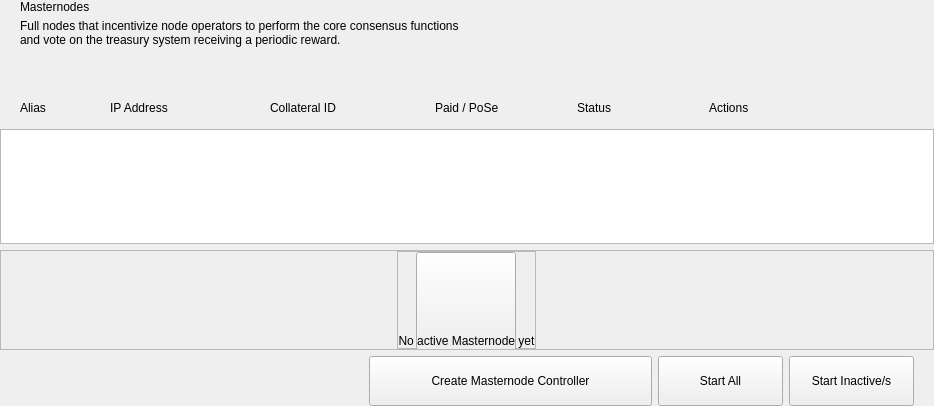
<?xml version="1.0" encoding="UTF-8"?>
<ui version="4.0">
 <class>MasterNodesWidget</class>
 <widget class="QWidget" name="MasterNodesWidget">
  <property name="geometry">
   <rect>
    <x>0</x>
    <y>0</y>
    <width>629</width>
    <height>406</height>
   </rect>
  </property>
  <property name="windowTitle">
   <string>Form</string>
  </property>
  <layout class="QHBoxLayout" name="horizontalLayout_2">
   <property name="spacing">
    <number>0</number>
   </property>
   <property name="leftMargin">
    <number>0</number>
   </property>
   <property name="topMargin">
    <number>0</number>
   </property>
   <property name="rightMargin">
    <number>0</number>
   </property>
   <property name="bottomMargin">
    <number>0</number>
   </property>
   <item>
    <widget class="QWidget" name="left" native="true">
     <layout class="QVBoxLayout" name="verticalLayout_3">
      <property name="leftMargin">
       <number>0</number>
      </property>
      <property name="topMargin">
       <number>0</number>
      </property>
      <property name="rightMargin">
       <number>0</number>
      </property>
      <property name="bottomMargin">
       <number>0</number>
      </property>
      <item>
       <layout class="QVBoxLayout" name="verticalLayout_2">
        <property name="spacing">
         <number>6</number>
        </property>
        <item>
         <layout class="QHBoxLayout" name="horizontalLayout_3">
          <property name="spacing">
           <number>0</number>
          </property>
          <property name="leftMargin">
           <number>20</number>
          </property>
          <item>
           <layout class="QVBoxLayout" name="verticalLayout_8">
            <property name="spacing">
             <number>5</number>
            </property>
            <item>
             <widget class="QLabel" name="labelTitle">
              <property name="text">
               <string>Masternodes</string>
              </property>
             </widget>
            </item>
            <item alignment="Qt::AlignTop">
             <widget class="QLabel" name="labelSubtitle1">
              <property name="text">
               <string>Full nodes that incentivize node operators to perform the core consensus functions
and vote on the treasury system receiving a periodic reward.</string>
              </property>
             </widget>
            </item>
           </layout>
          </item>
          <item>
           <spacer name="horizontalSpacer">
            <property name="orientation">
             <enum>Qt::Horizontal</enum>
            </property>
            <property name="sizeHint" stdset="0">
             <size>
              <width>40</width>
              <height>20</height>
             </size>
            </property>
           </spacer>
          </item>
         </layout>
        </item>
        <item>
         <spacer name="verticalSpacer_2">
          <property name="orientation">
           <enum>Qt::Vertical</enum>
          </property>
          <property name="sizeType">
           <enum>QSizePolicy::Fixed</enum>
          </property>
          <property name="sizeHint" stdset="0">
           <size>
            <width>20</width>
            <height>40</height>
           </size>
          </property>
         </spacer>
        </item>
        <item>
         <layout class="QVBoxLayout" name="verticalLayout_6">
          <item>
           <widget class="QFrame" name="headerFrame">
            <property name="minimumSize">
             <size>
              <width>0</width>
              <height>30</height>
             </size>
            </property>
            <property name="styleSheet">
             <string notr="true">QFrame#headerFrame { border: none; }</string>
            </property>
            <layout class="QHBoxLayout" name="headerLayout">
             <property name="spacing">
              <number>10</number>
             </property>
             <property name="leftMargin">
              <number>20</number>
             </property>
             <property name="rightMargin">
              <number>20</number>
             </property>
             <item>
              <widget class="QLabel" name="labelHeaderAlias">
               <property name="minimumSize">
                <size>
                 <width>80</width>
                 <height>0</height>
                </size>
               </property>
               <property name="text">
                <string>Alias</string>
               </property>
              </widget>
             </item>
             <item>
              <widget class="QLabel" name="labelHeaderAddress">
               <property name="minimumSize">
                <size>
                 <width>150</width>
                 <height>0</height>
                </size>
               </property>
               <property name="text">
                <string>IP Address</string>
               </property>
              </widget>
             </item>
              <item>
               <widget class="QLabel" name="labelHeaderTxId">
                <property name="minimumSize">
                 <size>
                  <width>155</width>
                  <height>0</height>
                 </size>
                </property>
                <property name="text">
                 <string>Collateral ID</string>
                </property>
               </widget>
              </item>
              <item>
               <widget class="QLabel" name="labelHeaderPaidPose">
                <property name="minimumSize">
                 <size>
                  <width>132</width>
                  <height>0</height>
                 </size>
                </property>
                <property name="maximumSize">
                 <size>
                  <width>132</width>
                  <height>16777215</height>
                 </size>
                </property>
                <property name="text">
                 <string>Paid / PoSe</string>
                </property>
               </widget>
              </item>
              <item>
               <widget class="QLabel" name="labelHeaderStatus">
                <property name="minimumSize">
                 <size>
                  <width>122</width>
                  <height>0</height>
                 </size>
                </property>
                <property name="text">
                 <string>Status</string>
                </property>
               </widget>
              </item>
              <item>
               <widget class="QLabel" name="labelHeaderActions">
                <property name="minimumSize">
                 <size>
                  <width>205</width>
                  <height>0</height>
                 </size>
                </property>
                <property name="maximumSize">
                 <size>
                  <width>205</width>
                  <height>16777215</height>
                 </size>
                </property>
                <property name="text">
                 <string>Actions</string>
                </property>
               </widget>
              </item>
            </layout>
           </widget>
          </item>
         </layout>
        </item>
        <item>
         <widget class="QListView" name="listMn">
          <property name="mouseTracking">
           <bool>true</bool>
          </property>
         </widget>
        </item>
        <item>
         <widget class="QFrame" name="emptyContainer">
          <property name="minimumSize">
           <size>
            <width>0</width>
            <height>100</height>
           </size>
          </property>
          <property name="frameShape">
           <enum>QFrame::StyledPanel</enum>
          </property>
          <property name="frameShadow">
           <enum>QFrame::Raised</enum>
          </property>
          <layout class="QVBoxLayout" name="verticalLayout_7" stretch="1,8">
           <property name="spacing">
            <number>0</number>
           </property>
           <property name="leftMargin">
            <number>0</number>
           </property>
           <property name="topMargin">
            <number>0</number>
           </property>
           <property name="rightMargin">
            <number>0</number>
           </property>
           <property name="bottomMargin">
            <number>0</number>
           </property>
           <item>
            <spacer name="verticalSpacer">
             <property name="orientation">
              <enum>Qt::Vertical</enum>
             </property>
             <property name="sizeHint" stdset="0">
              <size>
               <width>20</width>
               <height>20</height>
              </size>
             </property>
            </spacer>
           </item>
           <item alignment="Qt::AlignHCenter|Qt::AlignVCenter">
            <widget class="QFrame" name="emptyScreen">
             <property name="sizePolicy">
              <sizepolicy hsizetype="Expanding" vsizetype="Expanding">
               <horstretch>0</horstretch>
               <verstretch>0</verstretch>
              </sizepolicy>
             </property>
             <property name="frameShape">
              <enum>QFrame::StyledPanel</enum>
             </property>
             <property name="frameShadow">
              <enum>QFrame::Raised</enum>
             </property>
             <layout class="QVBoxLayout" name="verticalLayout">
              <property name="spacing">
               <number>30</number>
              </property>
              <property name="leftMargin">
               <number>0</number>
              </property>
              <property name="topMargin">
               <number>0</number>
              </property>
              <property name="rightMargin">
               <number>0</number>
              </property>
              <property name="bottomMargin">
               <number>0</number>
              </property>
              <item alignment="Qt::AlignHCenter|Qt::AlignVCenter">
               <widget class="QPushButton" name="pushImgEmpty">
                <property name="minimumSize">
                 <size>
                  <width>100</width>
                  <height>100</height>
                 </size>
                </property>
                <property name="maximumSize">
                 <size>
                  <width>100</width>
                  <height>100</height>
                 </size>
                </property>
                <property name="focusPolicy">
                 <enum>Qt::NoFocus</enum>
                </property>
                <property name="text">
                 <string/>
                </property>
                <property name="iconSize">
                 <size>
                  <width>100</width>
                  <height>100</height>
                 </size>
                </property>
               </widget>
              </item>
              <item alignment="Qt::AlignHCenter|Qt::AlignVCenter">
               <widget class="QLabel" name="labelEmpty">
                <property name="styleSheet">
                 <string notr="true"/>
                </property>
                <property name="text">
                 <string>No active Masternode yet</string>
                </property>
                <property name="alignment">
                 <set>Qt::AlignCenter</set>
                </property>
               </widget>
              </item>
             </layout>
            </widget>
           </item>
          </layout>
         </widget>
        </item>
        <item>
         <layout class="QHBoxLayout" name="horizontalLayout_7">
          <property name="rightMargin">
           <number>20</number>
          </property>
          <item>
           <spacer name="horizontalSpacer_5">
            <property name="orientation">
             <enum>Qt::Horizontal</enum>
            </property>
            <property name="sizeType">
             <enum>QSizePolicy::Expanding</enum>
            </property>
            <property name="sizeHint" stdset="0">
             <size>
              <width>40</width>
              <height>20</height>
             </size>
            </property>
           </spacer>
          </item>
          <item>
           <widget class="QPushButton" name="pushButtonSave">
            <property name="minimumSize">
             <size>
              <width>283</width>
              <height>50</height>
             </size>
            </property>
            <property name="maximumSize">
             <size>
              <width>283</width>
              <height>50</height>
             </size>
            </property>
            <property name="focusPolicy">
             <enum>Qt::NoFocus</enum>
            </property>
            <property name="text">
             <string>Create Masternode Controller</string>
            </property>
           </widget>
          </item>
          <item>
           <widget class="QPushButton" name="pushButtonStartAll">
            <property name="minimumSize">
             <size>
              <width>125</width>
              <height>50</height>
             </size>
            </property>
            <property name="text">
             <string>Start All</string>
            </property>
           </widget>
          </item>
          <item>
           <widget class="QPushButton" name="pushButtonStartMissing">
            <property name="minimumSize">
             <size>
              <width>125</width>
              <height>50</height>
             </size>
            </property>
            <property name="text">
             <string>Start Inactive/s</string>
            </property>
           </widget>
          </item>
         </layout>
        </item>
       </layout>
      </item>
     </layout>
    </widget>
   </item>
  </layout>
 </widget>
 <customwidgets>
  <customwidget>
   <class>OptionButton</class>
   <extends>QWidget</extends>
   <header>qt/kristatech/optionbutton.h</header>
   <container>1</container>
  </customwidget>
 </customwidgets>
 <resources/>
 <connections/>
</ui>
